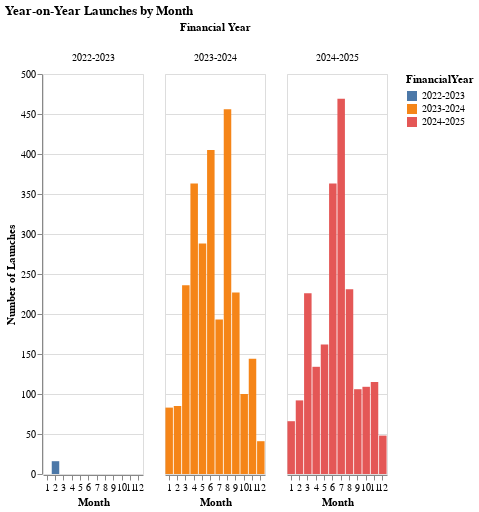

This figure's notebook cell:
### Code cell


### Figure 1 — Vega-Lite specification as saved in the notebook (floating-point values rounded to 4 significant figures)
{"$schema": "https://vega.github.io/schema/vega-lite/v5.16.3.json", "config": {"view": {"continuousHeight": 300, "continuousWidth": 300}}, "data": {"name": "data-a55a256690b407521f401c907b5145dc"}, "datasets": {"data-a55a256690b407521f401c907b5145dc": [{"FinancialYear": "2022-2023", "Launches": 16, "Month": 2}, {"FinancialYear": "2023-2024", "Launches": 83, "Month": 1}, {"FinancialYear": "2023-2024", "Launches": 85, "Month": 2}, {"FinancialYear": "2023-2024", "Launches": 236, "Month": 3}, {"FinancialYear": "2023-2024", "Launches": 363, "Month": 4}, {"FinancialYear": "2023-2024", "Launches": 288, "Month": 5}, {"FinancialYear": "2023-2024", "Launches": 405, "Month": 6}, {"FinancialYear": "2023-2024", "Launches": 193, "Month": 7}, {"FinancialYear": "2023-2024", "Launches": 456, "Month": 8}, {"FinancialYear": "2023-2024", "Launches": 227, "Month": 9}, {"FinancialYear": "2023-2024", "Launches": 100, "Month": 10}, {"FinancialYear": "2023-2024", "Launches": 144, "Month": 11}, {"FinancialYear": "2023-2024", "Launches": 41, "Month": 12}, {"FinancialYear": "2024-2025", "Launches": 66, "Month": 1}, {"FinancialYear": "2024-2025", "Launches": 92, "Month": 2}, {"FinancialYear": "2024-2025", "Launches": 226, "Month": 3}, {"FinancialYear": "2024-2025", "Launches": 134, "Month": 4}, {"FinancialYear": "2024-2025", "Launches": 162, "Month": 5}, {"FinancialYear": "2024-2025", "Launches": 363, "Month": 6}, {"FinancialYear": "2024-2025", "Launches": 469, "Month": 7}, {"FinancialYear": "2024-2025", "Launches": 231, "Month": 8}, {"FinancialYear": "2024-2025", "Launches": 106, "Month": 9}, {"FinancialYear": "2024-2025", "Launches": 109, "Month": 10}, {"FinancialYear": "2024-2025", "Launches": 115, "Month": 11}, {"FinancialYear": "2024-2025", "Launches": 48, "Month": 12}]}, "encoding": {"color": {"field": "FinancialYear", "type": "nominal"}, "column": {"field": "FinancialYear", "title": "Financial Year", "type": "nominal"}, "tooltip": [{"field": "FinancialYear", "type": "nominal"}, {"field": "Month", "type": "ordinal"}, {"field": "Launches", "type": "quantitative"}], "x": {"axis": {"labelAngle": 0}, "field": "Month", "title": "Month", "type": "ordinal"}, "y": {"field": "Launches", "title": "Number of Launches", "type": "quantitative"}}, "height": 400, "mark": {"type": "bar"}, "title": "Year-on-Year Launches by Month", "width": 100}
